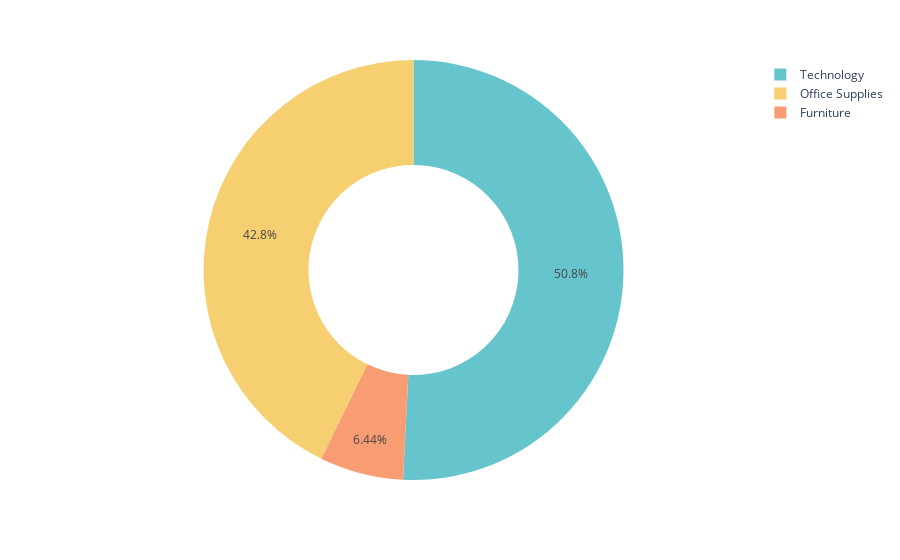

Notebook code cell kept with this figure:
### Code cell
fig=px.pie(profit_by_category,
           values='Profit',
           names='Category',hole=0.5,
           color_discrete_sequence=px.colors.qualitative.Pastel)

fig.show()

### Figure 1 — Plotly figure (JSON) as saved in the notebook; plotly's stock layout.template omitted (floating-point values rounded to 4 significant figures)
{"data": [{"domain": {"x": [0, 1], "y": [0, 1]}, "hole": 0.5, "hovertemplate": "Category=%{label}<br>Profit=%{value}<extra></extra>", "labels": ["Furniture", "Office Supplies", "Technology"], "legendgroup": "", "name": "", "showlegend": true, "type": "pie", "values": [18450.0, 122500.0, 145500.0]}], "layout": {"legend": {"tracegroupgap": 0}, "margin": {"t": 60}, "piecolorway": ["rgb(102, 197, 204)", "rgb(246, 207, 113)", "rgb(248, 156, 116)", "rgb(220, 176, 242)", "rgb(135, 197, 95)", "rgb(158, 185, 243)", "rgb(254, 136, 177)", "rgb(201, 219, 116)", "rgb(139, 224, 164)", "rgb(180, 151, 231)", "rgb(179, 179, 179)"]}}
